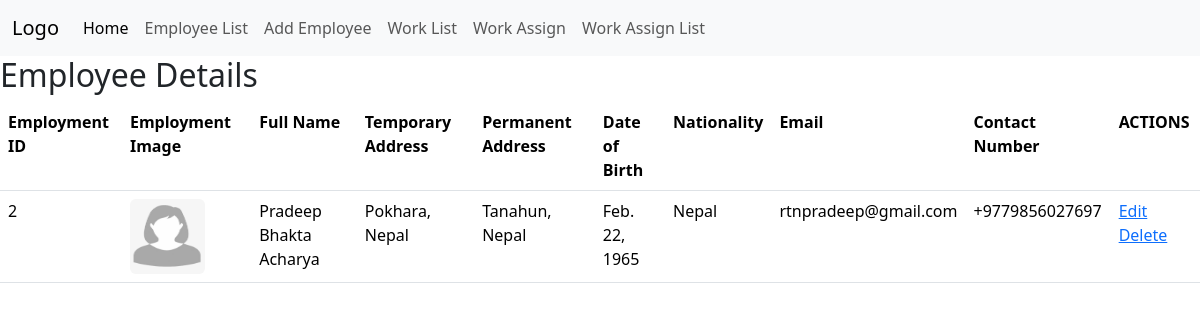
The app's page /employee_details/2 with its own data.
### agriculture/models.py (models this page shows)
class Employee(models.Model):
    emp_id = models.PositiveIntegerField()
    emp_name = models.CharField(max_length = 1000, default = 'default value')
    emp_address_temporary = models.CharField(max_length = 1000)
    emp_address_permanent = models.CharField(max_length = 1000)
    emp_date_of_birth = models.DateField(blank=True, null=True)
    emp_national = models.CharField(max_length = 1000, default = 'default_value')
    emp_email = models.EmailField(max_length = 1000)
    emp_contact_number = models.CharField(max_length=1000)
    emp_image = models.ImageField(upload_to='image/', default='blank-avatar-photo-icon-design-vector-30257190.jpg')

### agriculture/views.py (the view)
# urls.py: path('employee_details/<int:id>', views.employee_details, name='employee_details'),
def employee_details(request, id):
    employee = Employee.objects.filter(id=id)
    return render(request, 'agriculture/employee/employee_details.html', {'employees': employee})

### agriculture/templates/agriculture/employee/employee_details.html (shortened to what this page needs)
{% extends 'base.html' %}
{% load static %}
{% block content %}
  {% if employees %}
    <h2>Employee Details</h2>
    <table class="table">
      <tr>
        <th scope="col">Employment ID</th>
        <th scope="col">Employment Image</th>
        <th scope="col">Full Name</th>
        <th scope="col">Temporary Address</th>
        <th scope="col">Permanent Address</th>
        <th scope="col">Date of Birth </th>
        <th scope="col">Nationality</th>
        <th scope="col">Email</th>
        <th scope="col">Contact Number</th>
        <th scope="col">ACTIONS</th>
      </tr>
      {% for emp in employees %}
      <tr>
        <td>{{ emp.emp_id }}</td>
        <td><img src="{{ emp.emp_image.url }}" style="width: 75px; height: 75px" class="rounded" alt="Employee Image" /></td>
        <td>{{ emp.emp_name }}</td>
        <td>{{ emp.emp_address_temporary }}</td>
        <td>{{ emp.emp_address_permanent }}</td>
        <td>{{ emp.emp_date_of_birth }}</td>
        <td>{{ emp.emp_national }}</td>
        <td>{{ emp.emp_email }}</td>
        <td>{{ emp.emp_contact_number }}</td>
        <td> <a href="{% url 'employee_edit' emp.id %}">Edit</a> <a href="{% url 'employee_delete' id=emp.id %}">Delete</a> </td>
      </tr>
      {% endfor %}
    </table>
  {% else %}
    <p>Employee not found</p>
  {% endif %}
{% endblock %}

### records on screen
Employee: emp_id "2", emp_image (picture), emp_name "Pradeep Bhakta Acharya", emp_address_temporary "Pokhara, Nepal", emp_address_permanent "Tanahun, Nepal", emp_date_of_birth "Feb. 22, 1965", emp_national "Nepal", emp_email "rtnpradeep@gmail.com", emp_contact_number "+9779856027697"
